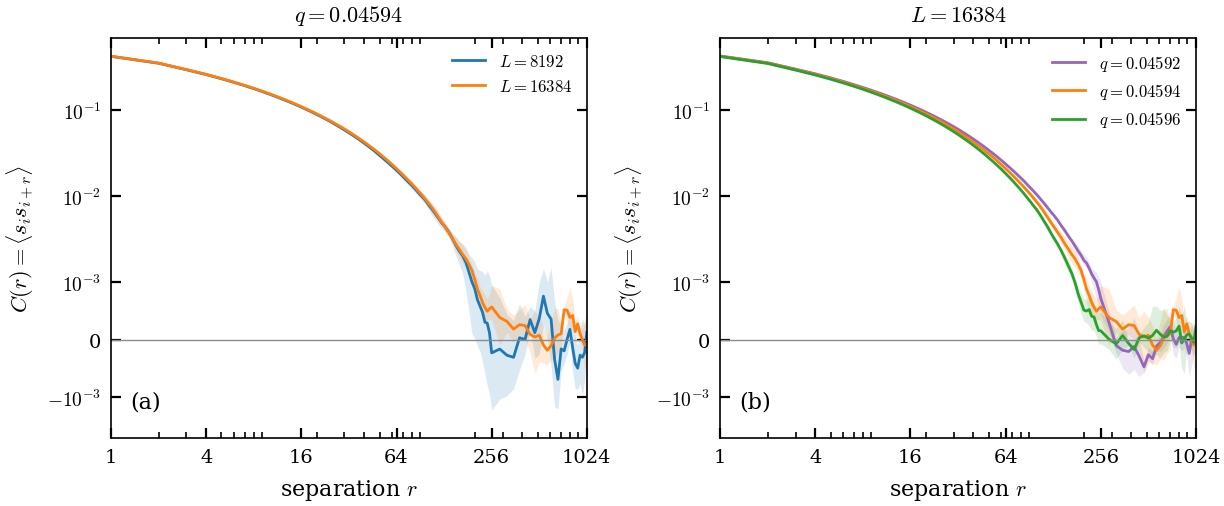

Source code (Python):
"""Signed spatial correlations from complete fixed final-configuration ensembles."""
import csv
from pathlib import Path
import numpy as np
import matplotlib.pyplot as plt
from common import ROOT,PAGE,label,save

path=Path(ROOT)/'campaign/v2/results/spatial_correlations/correlations_summary.csv'
def clear():
    for extension in ('pdf','png'):
        Path(__file__).with_name('fig_spatial_v2.'+extension).unlink(missing_ok=True)
if not path.exists():
    clear();raise SystemExit('Run spatial_correlations first')
rows=[]
for row in csv.DictReader(path.open()):
    rows.append({k:float(v) for k,v in row.items()})
required=[(8192,.04594),(16384,.04592),(16384,.04594),(16384,.04596)]
missing=[(L,q) for L,q in required if not any(r['L']==L and r['q']==q for r in rows)]
if missing:
    clear()
    raise SystemExit('Spatial comparison awaits complete cohorts: '+str(missing))

fig,axs=plt.subplots(1,2,figsize=(PAGE,2.6),gridspec_kw=dict(wspace=.28))
def curve(ax,L,q,color,name):
    rr=sorted((r for r in rows if r['L']==L and r['q']==q and r['r']>0),key=lambda r:r['r'])
    x=np.array([r['r'] for r in rr]);y=np.array([r['C'] for r in rr])
    ax.plot(x,y,color=color,lw=1,label=name)
    ax.fill_between(x,[r['ci_low'] for r in rr],[r['ci_high'] for r in rr],color=color,alpha=.16,lw=0)
curve(axs[0],8192,.04594,'C0','$L=8192$')
curve(axs[0],16384,.04594,'C1','$L=16384$')
for q,color in [(.04592,'C4'),(.04594,'C1'),(.04596,'C2')]:
    curve(axs[1],16384,q,color,f'$q={q:.5f}$')
for ax,s in zip(axs,'ab'):
    ax.set_xscale('log');ax.set_yscale('symlog',linthresh=.001,linscale=.6)
    ax.set(xlabel='separation $r$',ylabel=r'$C(r)=\langle s_i s_{i+r}\rangle$',
           xlim=(1,1024),ylim=(-.003,.7))
    ax.set_xticks([1,4,16,64,256,1024],['1','4','16','64','256','1024'])
    ax.set_yticks([-.001,0,.001,.01,.1],['$-10^{-3}$','0','$10^{-3}$','$10^{-2}$','$10^{-1}$'])
    ax.axhline(0,color='.55',lw=.5)
    ax.legend(fontsize=6,loc='upper right')
    label(ax,f'({s})',x=.04,y=.12)
axs[0].set_title('$q=0.04594$')
axs[1].set_title('$L=16384$')
save(fig,'fig_spatial_v2')
